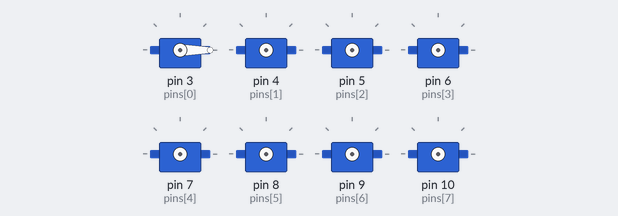
The sketch below on a simulated Arduino Uno, built with avr-gcc and run on an emulated ATmega328P. Shown: 8 × servo.

Above: at 0.1 s.
At 0.2 s:
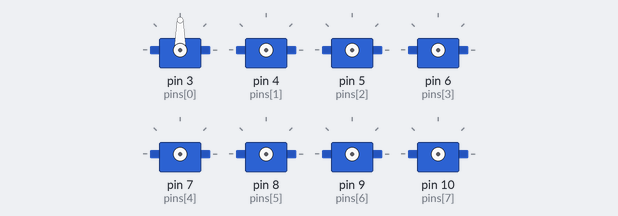
Timing chart, 0 to 3.1 s (numbered marks = the images above):
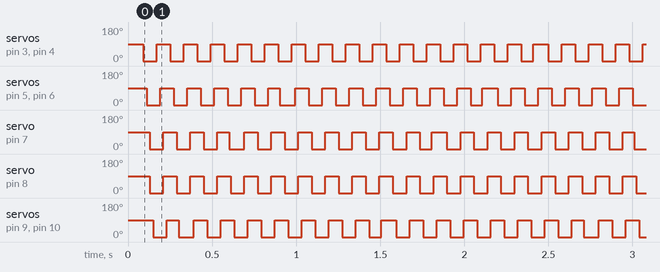

Measured:
- by itself, servo on pin 3 (pins[0]), servo on pin 4 (pins[1]), servo on pin 5 (pins[2]), servo on pin 6 (pins[3]), servo on pin 7 (pins[4]), servo on pin 8 (pins[5]), servo on pin 9 (pins[6]), servo on pin 10 (pins[7]): alternates 90° for 0.08 s and 0° for 0.08 s

The sketch:

main_code.ino
```cpp
# include <Servo.h>

Servo s[8] ;

const int pins [8] = {3, 4, 5, 6, 7, 8, 9, 10} ;


const float length_a = 55;
const float length_b = 77.5;
const float length_c = 27.5;
const float length_side = 71;
const float z_absolute = -28;
/* Constants for movement ----------------------------------------------------*/


const float z_default = -50, z_up = -30, z_boot = z_absolute;
const float x_default = 62, x_offset = 0;
const float y_start = 0, y_step = 40;
const float y_default = x_default;
/* variables for movement ----------------------------------------------------*/
volatile float site_now[2][4];    //real-time coordinates of the end of each leg
volatile float site_expect[2][4]; //expected coordinates of the end of each leg
float temp_speed[2][4];   //each axis' speed, needs to be recalculated before each movement
float move_speed;     //movement speed
float speed_multiple = 1; //movement speed multiple
const float spot_turn_speed = 4;
const float leg_move_speed = 8;
const float body_move_speed = 3;
const float stand_seat_speed = 1;
volatile int rest_counter;      //+1/0.02s, for automatic rest
//functions' parameter
const float KEEP = 255;
//define PI for calculation
const float pi = 3.1415926;
/* Constants for turn --------------------------------------------------------*/
//temp length
const float temp_a = sqrt(pow(2 * x_default + length_side, 2) + pow(y_step, 2));
const float temp_b = 2 * (y_start + y_step) + length_side;
const float temp_c = sqrt(pow(2 * x_default + length_side, 2) + pow(2 * y_start + y_step + length_side, 2));
const float temp_alpha = acos((pow(temp_a, 2) + pow(temp_b, 2) - pow(temp_c, 2)) / 2 / temp_a / temp_b);
//site for turn
const float turn_x1 = (temp_a - length_side) / 2;
const float turn_y1 = y_start + y_step / 2;
const float turn_x0 = turn_x1 - temp_b * cos(temp_alpha);
const float turn_y0 = temp_b * sin(temp_alpha) - turn_y1 - length_side;
/* ---------------------------------------------------------------------------*/


void setup(void) {
  servo_attach() ;
}

void loop(void) {
  // for (int i = 0 ; i < 8; i++) {
  //   s[i].write(0) ;
  //   delay(10) ;
  // }

  for (int i = 0 ; i < 8; i++) {
    s[i].write(0) ;
    delay(10) ;
  }

  for (int i = 0 ; i < 8; i++) {
    s[i].write(90) ;
    delay(10) ;
  }
}

void servo_attach(void)
{
  for (int i = 0 ; i < 8; i++) {
    s[i].attach(pins[i]) ;
    delay(10) ;
  }
}

void servo_detach(void)
{
  for (int i = 0; i < 8; i++)
  {

      s[i].detach();
      delay(100);

  }
}
```
